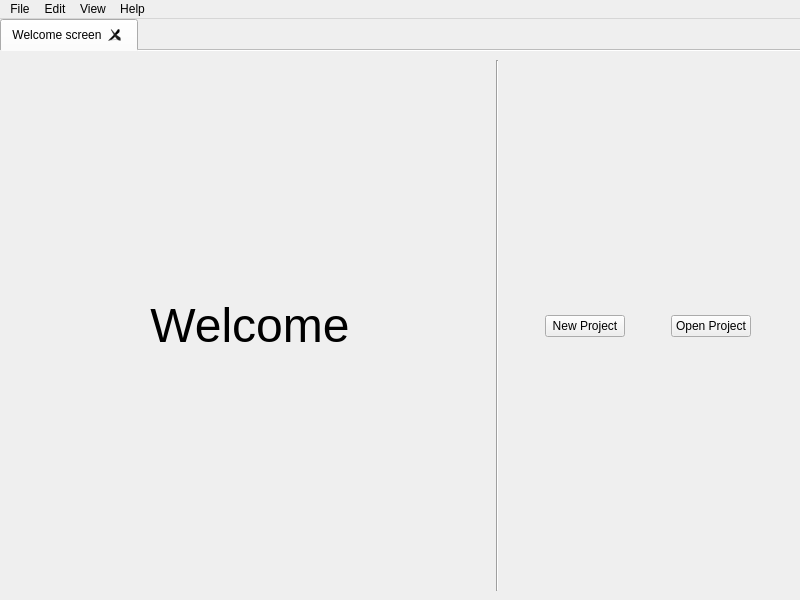
<?xml version="1.0" encoding="UTF-8"?>
<ui version="4.0">
 <class>MainWindow</class>
 <widget class="QMainWindow" name="MainWindow">
  <property name="geometry">
   <rect>
    <x>0</x>
    <y>0</y>
    <width>800</width>
    <height>600</height>
   </rect>
  </property>
  <property name="windowTitle">
   <string>GUIC - Graphical User-friendly Image Correlator</string>
  </property>
  <property name="locale">
   <locale language="English" country="UnitedStates"/>
  </property>
  <widget class="QWidget" name="centralwidget">
   <layout class="QHBoxLayout" name="horizontalLayout">
    <property name="leftMargin">
     <number>0</number>
    </property>
    <property name="topMargin">
     <number>0</number>
    </property>
    <property name="rightMargin">
     <number>0</number>
    </property>
    <property name="bottomMargin">
     <number>0</number>
    </property>
    <item>
     <widget class="QTabWidget" name="tabWidget">
      <property name="documentMode">
       <bool>true</bool>
      </property>
      <property name="tabsClosable">
       <bool>true</bool>
      </property>
      <property name="movable">
       <bool>true</bool>
      </property>
      <property name="tabBarAutoHide">
       <bool>false</bool>
      </property>
      <widget class="QWidget" name="welcomeScreenTab">
       <attribute name="title">
        <string notr="true">Welcome screen</string>
       </attribute>
       <layout class="QHBoxLayout" name="horizontalLayout_3">
        <item>
         <spacer name="horizontalSpacer_5">
          <property name="orientation">
           <enum>Qt::Orientation::Horizontal</enum>
          </property>
          <property name="sizeHint" stdset="0">
           <size>
            <width>40</width>
            <height>20</height>
           </size>
          </property>
         </spacer>
        </item>
        <item>
         <widget class="QLabel" name="label">
          <property name="font">
           <font>
            <family>Helvetica Neue</family>
            <pointsize>36</pointsize>
           </font>
          </property>
          <property name="text">
           <string>Welcome</string>
          </property>
          <property name="alignment">
           <set>Qt::AlignmentFlag::AlignCenter</set>
          </property>
         </widget>
        </item>
        <item>
         <spacer name="horizontalSpacer_4">
          <property name="orientation">
           <enum>Qt::Orientation::Horizontal</enum>
          </property>
          <property name="sizeHint" stdset="0">
           <size>
            <width>40</width>
            <height>20</height>
           </size>
          </property>
         </spacer>
        </item>
        <item>
         <widget class="Line" name="line">
          <property name="orientation">
           <enum>Qt::Orientation::Vertical</enum>
          </property>
         </widget>
        </item>
        <item>
         <layout class="QVBoxLayout" name="verticalLayout">
          <item>
           <spacer name="verticalSpacer">
            <property name="orientation">
             <enum>Qt::Orientation::Vertical</enum>
            </property>
            <property name="sizeHint" stdset="0">
             <size>
              <width>20</width>
              <height>40</height>
             </size>
            </property>
           </spacer>
          </item>
          <item>
           <layout class="QHBoxLayout" name="horizontalLayout_2">
            <item>
             <spacer name="horizontalSpacer">
              <property name="orientation">
               <enum>Qt::Orientation::Horizontal</enum>
              </property>
              <property name="sizeHint" stdset="0">
               <size>
                <width>40</width>
                <height>20</height>
               </size>
              </property>
             </spacer>
            </item>
            <item>
             <widget class="QPushButton" name="newProjectButton">
              <property name="text">
               <string>New Project</string>
              </property>
             </widget>
            </item>
            <item>
             <spacer name="horizontalSpacer_2">
              <property name="orientation">
               <enum>Qt::Orientation::Horizontal</enum>
              </property>
              <property name="sizeHint" stdset="0">
               <size>
                <width>40</width>
                <height>20</height>
               </size>
              </property>
             </spacer>
            </item>
            <item>
             <widget class="QPushButton" name="openProjectButton">
              <property name="text">
               <string>Open Project</string>
              </property>
             </widget>
            </item>
            <item>
             <spacer name="horizontalSpacer_3">
              <property name="orientation">
               <enum>Qt::Orientation::Horizontal</enum>
              </property>
              <property name="sizeHint" stdset="0">
               <size>
                <width>40</width>
                <height>20</height>
               </size>
              </property>
             </spacer>
            </item>
           </layout>
          </item>
          <item>
           <spacer name="verticalSpacer_2">
            <property name="orientation">
             <enum>Qt::Orientation::Vertical</enum>
            </property>
            <property name="sizeHint" stdset="0">
             <size>
              <width>20</width>
              <height>40</height>
             </size>
            </property>
           </spacer>
          </item>
         </layout>
        </item>
       </layout>
      </widget>
     </widget>
    </item>
   </layout>
  </widget>
  <widget class="QMenuBar" name="menubar">
   <property name="geometry">
    <rect>
     <x>0</x>
     <y>0</y>
     <width>800</width>
     <height>24</height>
    </rect>
   </property>
   <widget class="QMenu" name="menuFile">
    <property name="title">
     <string>File</string>
    </property>
    <addaction name="actionNew_Project"/>
    <addaction name="actionOpen_Project"/>
    <addaction name="separator"/>
    <addaction name="actionSave_Project"/>
    <addaction name="separator"/>
    <addaction name="actionClose_Project"/>
    <addaction name="separator"/>
    <addaction name="actionQuit_GUIC"/>
   </widget>
   <widget class="QMenu" name="menuEdit">
    <property name="title">
     <string>Edit</string>
    </property>
    <addaction name="actionCut"/>
    <addaction name="actionCopy"/>
    <addaction name="actionPaste"/>
    <addaction name="separator"/>
    <addaction name="actionSelect_all"/>
   </widget>
   <widget class="QMenu" name="menuView">
    <property name="title">
     <string>View</string>
    </property>
    <addaction name="actionZoom_in"/>
    <addaction name="actionZoom_out"/>
    <addaction name="actionReset_zoom"/>
   </widget>
   <widget class="QMenu" name="menuHelp">
    <property name="title">
     <string>Help</string>
    </property>
    <addaction name="actionAbout_GUIC"/>
   </widget>
   <addaction name="menuFile"/>
   <addaction name="menuEdit"/>
   <addaction name="menuView"/>
   <addaction name="menuHelp"/>
  </widget>
  <action name="actionAbout_GUIC">
   <property name="text">
    <string>About GUIC</string>
   </property>
  </action>
  <action name="actionCut">
   <property name="text">
    <string>Cut</string>
   </property>
  </action>
  <action name="actionCopy">
   <property name="text">
    <string>Copy</string>
   </property>
  </action>
  <action name="actionPaste">
   <property name="text">
    <string>Paste</string>
   </property>
  </action>
  <action name="actionSelect_all">
   <property name="text">
    <string>Select all</string>
   </property>
  </action>
  <action name="actionNew_Project">
   <property name="text">
    <string>New Project</string>
   </property>
  </action>
  <action name="actionOpen_Project">
   <property name="text">
    <string>Open Project</string>
   </property>
  </action>
  <action name="actionQuit_GUIC">
   <property name="text">
    <string>Quit GUIC</string>
   </property>
  </action>
  <action name="actionSave_Project">
   <property name="text">
    <string>Save Project</string>
   </property>
  </action>
  <action name="actionClose_Project">
   <property name="text">
    <string>Close Project</string>
   </property>
  </action>
  <action name="actionZoom_in">
   <property name="text">
    <string>Zoom in</string>
   </property>
  </action>
  <action name="actionZoom_out">
   <property name="text">
    <string>Zoom out</string>
   </property>
  </action>
  <action name="actionReset_zoom">
   <property name="text">
    <string>Reset zoom</string>
   </property>
  </action>
 </widget>
 <resources/>
 <connections/>
</ui>
